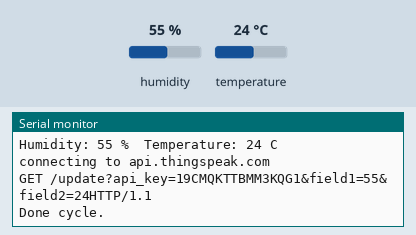
Simulated run of this sketch. Board: ESP8266 (NodeMCU). On the bench: the last lines printed to the serial monitor. The test bench sets the inputs (shaded band); at power-on: humidity 55 %, temperature 24 °C. WiFi joins after 1.5 s; servers stay silent unless stated.

Above: at 2.7 s.
2.8 s: humidity set to 22 %
At 4.7 s:
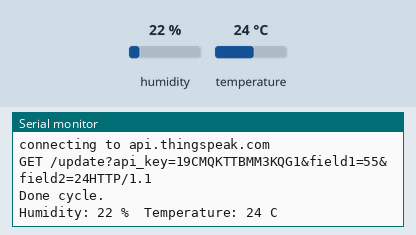
5.5 s: temperature set to 12 °C
At 7.0 s:
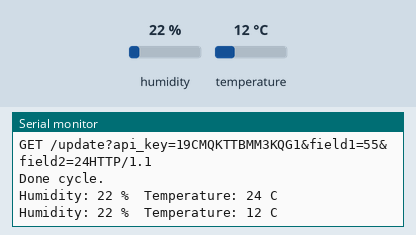
8.2 s: humidity set to 40 %
At 16.75 s:
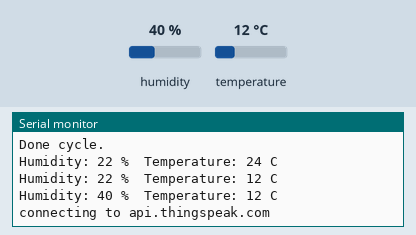
Timing chart, 0 to 16.9 s (numbered marks = the images above; inputs shaded):
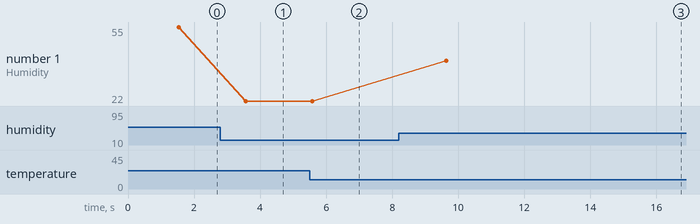

Measured:
- after the input at 2.8 s, the serial monitor: prints a new line after 0.76 s (image 1)
- after the input at 5.5 s, the serial monitor: prints a new line after 0.09 s (image 2)
- after the input at 8.2 s, the serial monitor: prints a new line after 1.4 s (image 3)
- plotted number 1: 55 → 22 after the input at 2.8 s, 22 → 40 after the input at 8.2 s

The sketch:

thingspeak.ino
```cpp
/*
 * 2017/3/15  Kyuho Kim
 * Template for using Thing Speak Service
 */

const char* host = "api.thingspeak.com";
String url = "/update?api_key=19CMQKTTBMM3KQG1";   // Your Own Key here
const int httpPort = 80;
int h, t;
int cur_h, cur_t;
int interval = 15000;

#include <ESP8266WiFi.h>
#include <WiFiClientSecure.h>
#include "DHT.h"

int pin=D4; //
#define DHTTYPE DHT11
DHT dht(pin, DHTTYPE);


const char* ssid = "GreenGreen";   // Your own ssid here
const char* password = "01235asd";  // Your own password here


String working() {
  return(String("field1=")+String(cur_h)+String("&field2=")+String(cur_t));
}

void delivering(String payload) {
  WiFiClient client;
  Serial.print("connecting to ");
  Serial.println(host);
  if (!client.connect(host, httpPort)) {
    Serial.print("connection failed: ");
    Serial.println(payload);
    return;
  }
  String getheader ="GET "+String(url)+"&"+String(payload)+"HTTP/1.1";
  client.println(getheader);
 // client.println("User-Agent: ESP8266 Kyuho Kim");
 // client.println("Host: " + String(host));
  //client.println("Connection: close");
  //client.println();
delay(500);
  Serial.println(getheader);
 // while (client.connected()) {
 // String line = client.readStringUntil('\n');
  //Serial.println(line);
 //}
  Serial.println("Done cycle.");
}

void connect_ap() {
  Serial.println();
  Serial.print("connecting to ");
  Serial.println(ssid);
  WiFi.begin(ssid, password);
  while (WiFi.status() != WL_CONNECTED) {
    delay(500);
    Serial.print(".");
  }
  Serial.print("\n Got WiFi, IP address: ");
  Serial.println(WiFi.localIP());
}

void setup() {
  Serial.begin(9600);
  connect_ap();

  Serial.println("ESPArduinoThingSpeak.cpp - 2017/3/15");
}

unsigned long mark = 0;
void loop() {
  static int  stat = 0;
  static byte buf[10];
  static int i;

  float temp, humi;
  int err;
  h = dht.readHumidity();
  t = dht.readTemperature();
  if (h != cur_h || t != cur_t) {
    cur_t = t;
    cur_h = h;
    Serial.print("Humidity: ");
    Serial.print(cur_h);
    Serial.print(" %\t");
    Serial.print("Temperature: ");
    Serial.print(cur_t);
    Serial.println(" C");
  }

  if (millis() > mark && !isnan(cur_t) && cur_t != 0 && cur_t <= 100 && !isnan(cur_h) && cur_h != 0 && cur_h <=100) {
     mark = millis() + interval;
     String payload = working();
     delivering(payload);
  }
}
```
